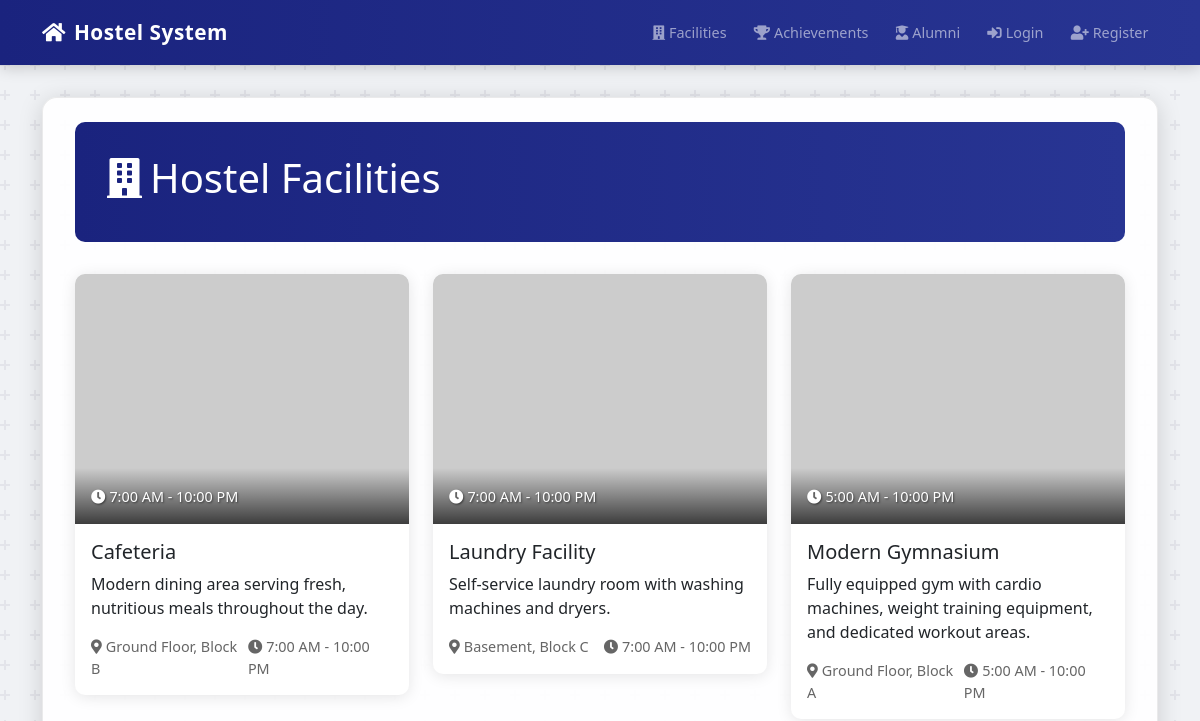
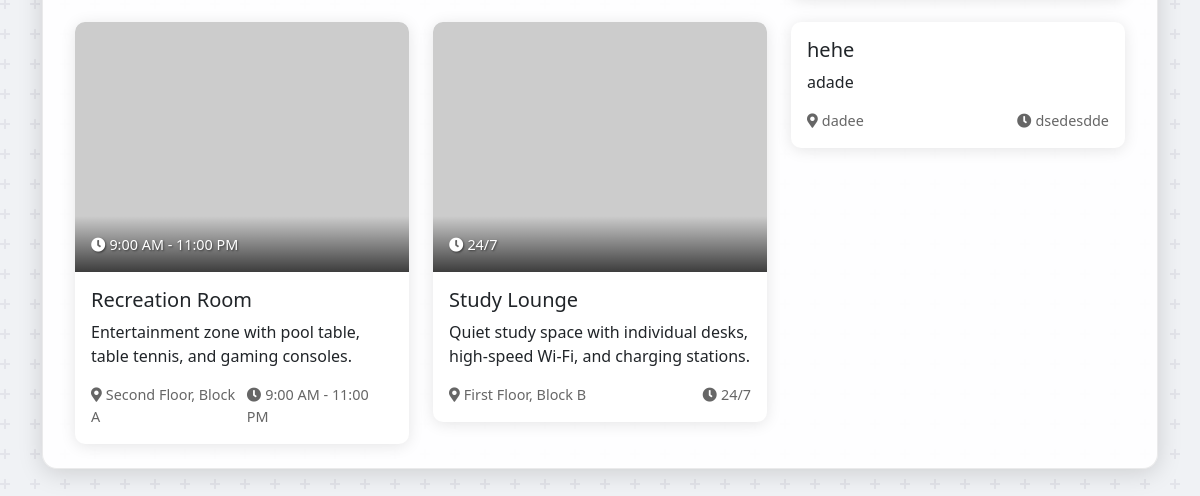
Before: /facilities with the older database file (2 pictures, top to bottom).
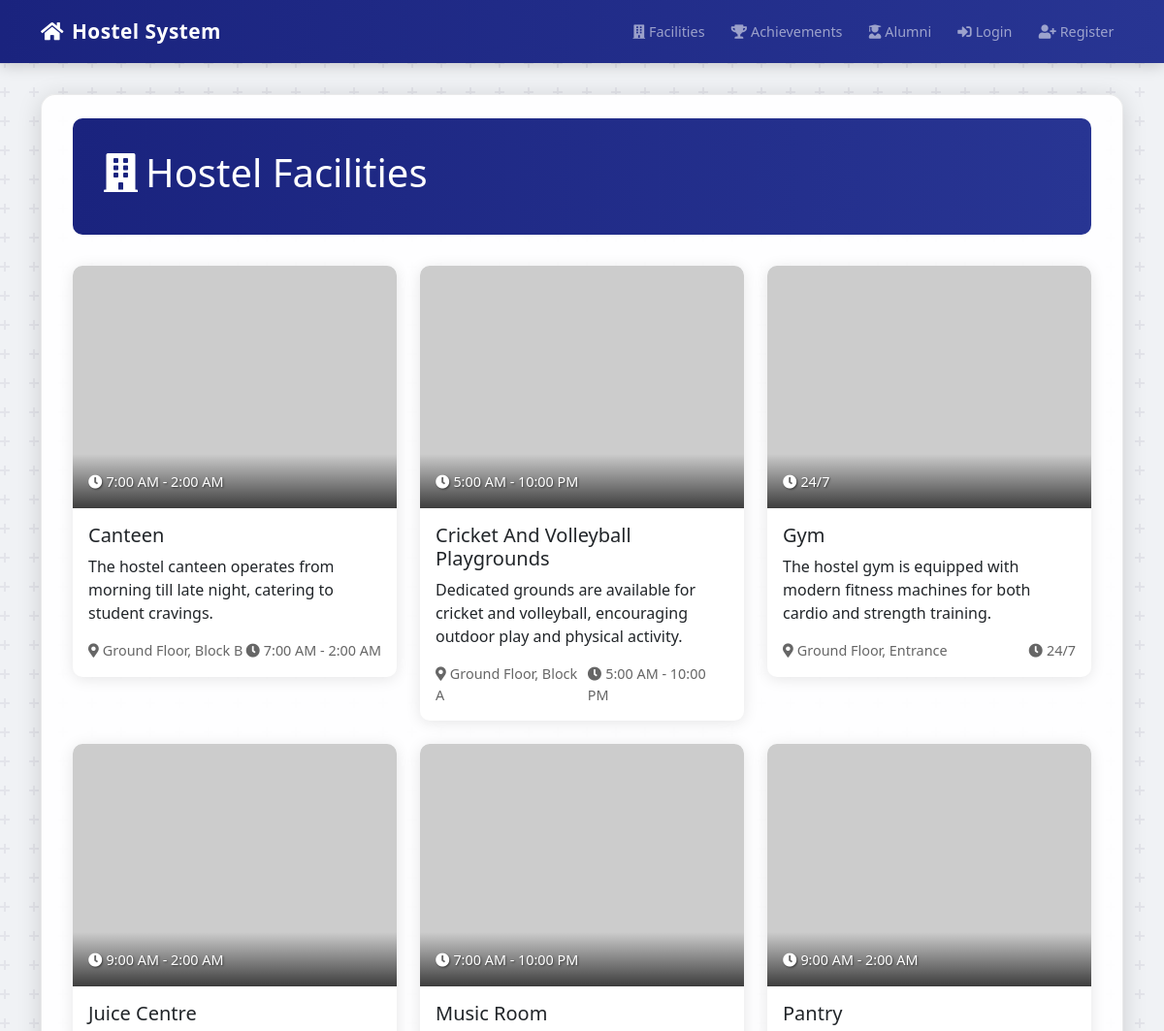
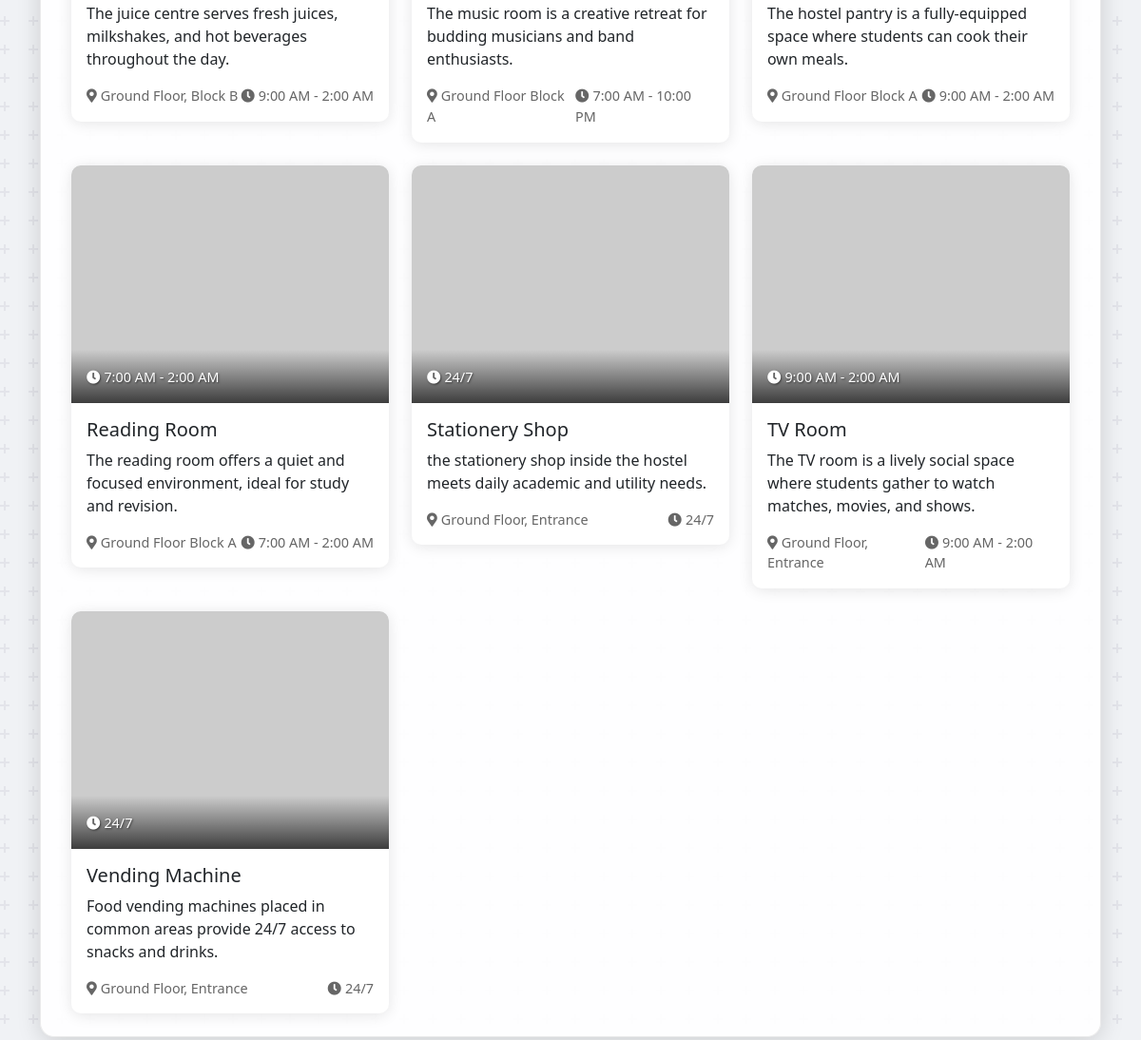
After: the same page with the newer database file (2 pictures, top to bottom).
### app.py (models this page shows)
class Facility(db.Model):
    id = db.Column(db.Integer, primary_key=True)
    name = db.Column(db.String(100), nullable=False)
    description = db.Column(db.Text, nullable=False)
    location = db.Column(db.String(100), nullable=False)
    availability = db.Column(db.String(50), nullable=False)
    image_url = db.Column(db.String(200))
    created_at = db.Column(db.DateTime, nullable=False, default=datetime.utcnow)

### app.py (the view)
@app.route('/facilities')
def facilities():
    facilities = Facility.query.order_by(Facility.name).all()
    return render_template('facilities.html', title='Hostel Facilities', facilities=facilities)

### templates/facilities.html (shortened to what this page needs)
{% extends "base.html" %}
{% block content %}
<div class="container-md py-4">
    <div class="dashboard-header">
        <div class="d-flex justify-content-between align-items-center">
            <h1><i class="fas fa-building me-2"></i>Hostel Facilities</h1>
        </div>
    </div>
    <div class="facilities-section">
        <div class="row g-4">
            {% for facility in facilities %}
                <div class="col-md-6 col-lg-4">
                    <div class="facility-card">
                        <div class="card h-100">
                            {% if facility.image_url %}
                                <div class="card-img-wrapper">
                                    <img src="{{ facility.image_url }}"
                                         class="card-img-top facility-img"
                                         alt="{{ facility.name }}"
                                         onerror="this.src='https://picsum.photos/800/400';this.onerror=null;">
                                    <div class="img-overlay">
                                        <span class="availability-badge">
                                            <i class="fas fa-clock me-1"></i>{{ facility.availability }}
                                        </span>
                                    </div>
                                </div>
                            {% endif %}
                            <div class="card-body">
                                <h5 class="card-title">{{ facility.name }}</h5>
                                <p class="card-text">{{ facility.description }}</p>
                                <div class="facility-meta">
                                    <span class="location">
                                        <i class="fas fa-map-marker-alt me-1"></i>{{ facility.location }}
                                    </span>
                                    <span class="availability">
                                        <i class="fas fa-clock me-1"></i>{{ facility.availability }}
                                    </span>
                                </div>
                            </div>
                        </div>
                    </div>
                </div>
            {% endfor %}
        </div>
    </div>
</div>
{% endblock %}

Changed rows visible on the page:
changed Facility: image_url: a different picture; availability "7:00 AM - 10:00 PM" → "7:00 AM - 2:00 AM"; name "Cafeteria" → "Canteen"; description "Modern dining area serving fresh, nutritious meals throughout the day." → "The hostel canteen operates from morning till late night, catering to student cravings."
changed Facility "5:00 AM - 10:00 PM": name "Modern Gymnasium" → "Cricket And Volleyball Playgrounds"; description "Fully equipped gym with cardio machines, weight training equipment, and dedicated workout areas." → "Dedicated grounds are available for cricket and volleyball, encouraging outdoor play and physical activity."; moves up the list
changed Facility: name "Study Lounge" → "Gym"; description "Quiet study space with individual desks, high-speed Wi-Fi, and charging stations." → "The hostel gym is equipped with modern fitness machines for both cardio and strength training."; location "First Floor, Block B" → "Ground Floor, Entrance"; moves up the list
added Facility: availability "9:00 AM - 2:00 AM", name "Juice Centre", description "The juice centre serves fresh juices, milkshakes, and hot beverages throughout the day.", location "Ground Floor, Block B"
changed Facility "7:00 AM - 10:00 PM": name "Laundry Facility" → "Music Room"; description "Self-service laundry room with washing machines and dryers." → "The music room is a creative retreat for budding musicians and band enthusiasts."; location "Basement, Block C" → "Ground Floor Block A"
added Facility: availability "9:00 AM - 2:00 AM", name "Pantry", description "The hostel pantry is a fully-equipped space where students can cook their own meals.", location "Ground Floor Block A"
changed Facility: availability "9:00 AM - 11:00 PM" → "7:00 AM - 2:00 AM"; name "Recreation Room" → "Reading Room"; description "Entertainment zone with pool table, table tennis, and gaming consoles." → "The reading room offers a quiet and focused environment, ideal for study and revision."; location "Second Floor, Block A" → "Ground Floor Block A"
added Facility: availability "24/7", name "Stationery Shop", description "the stationery shop inside the hostel meets daily academic and utility needs.", location "Ground Floor, Entrance"
changed Facility: image_url: picture added; availability (not shown) → "9:00 AM - 2:00 AM"; name "hehe" → "TV Room"; description "adade" → "The TV room is a lively social space where students gather to watch matches, movies, and shows."; location "dadee" → "Ground Floor, Entrance"; availability "dsedesdde" → "9:00 AM - 2:00 AM"
added Facility: availability "24/7", name "Vending Machine", description "Food vending machines placed in common areas provide 24/7 access to snacks and drinks.", location "Ground Floor, Entrance"
